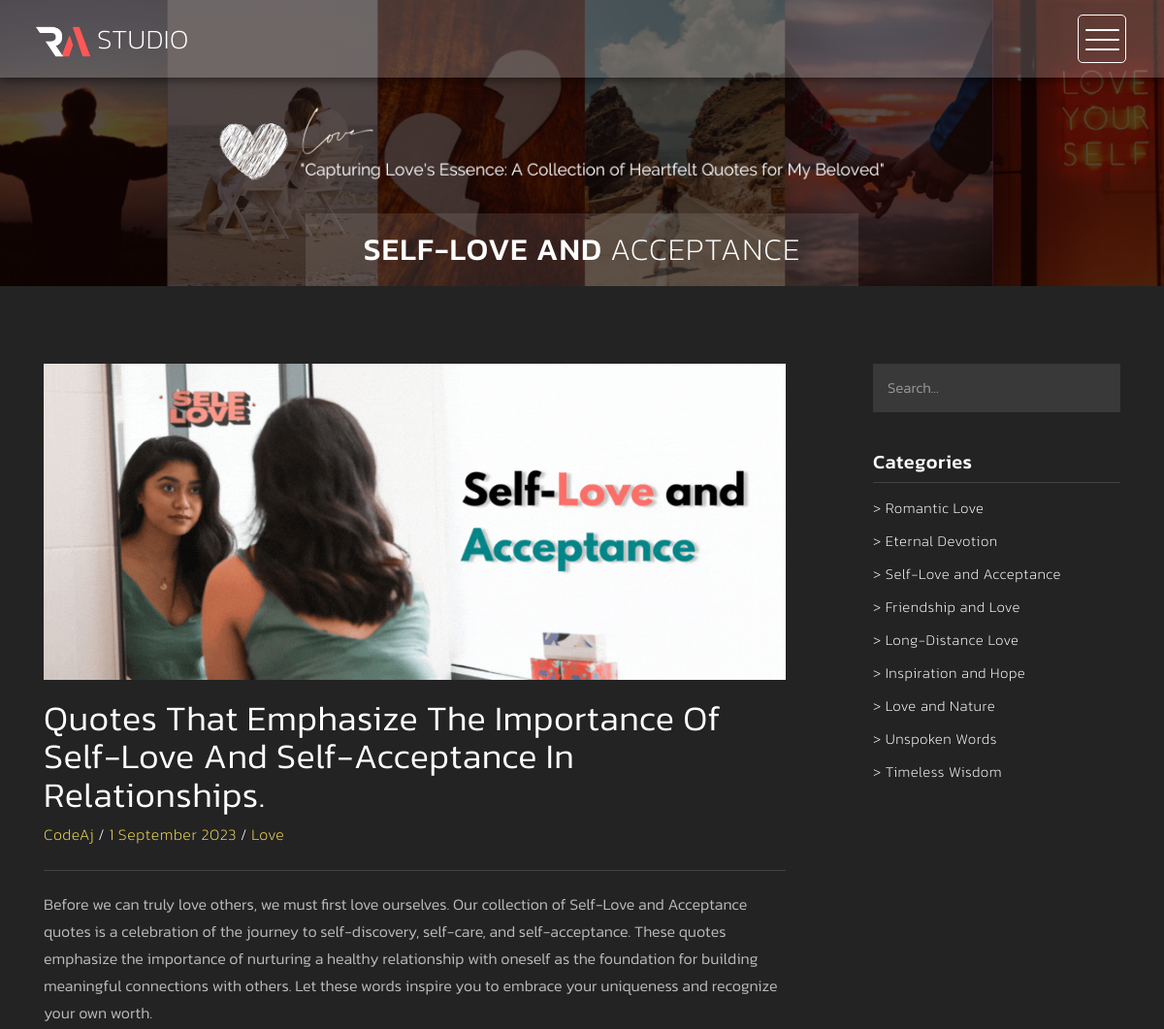
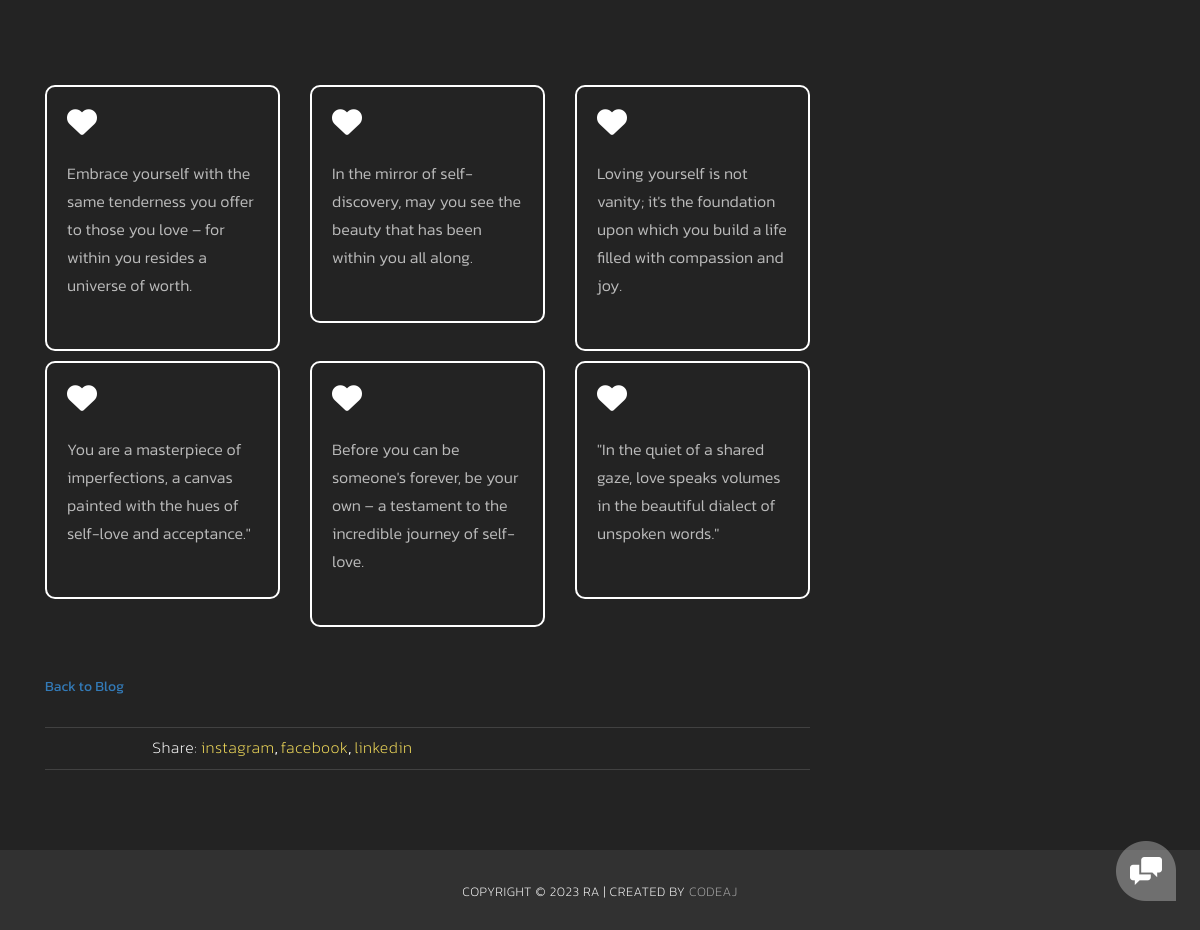
The page /singlepage/self-love-and-acceptance on the database its author committed (2 pictures, top to bottom).
### you/models.py (models this page shows, shortened)
class quotes(models.Model):
    category = models.ForeignKey(category,on_delete=models.CASCADE)
    color = models.CharField(max_length=15,null=True, blank=True)
    quote = models.TextField(null=True, blank=True)
    def __str__(self):
        return self.quote

class category(models.Model):
    name = models.CharField(max_length=50,blank=True, null=True)
    lastname = models.CharField(max_length=50,blank=True, null=True)
    decription = models.CharField(max_length=250, blank=True, null=True)
    longdecription = models.TextField(blank=True, null=True)
    image = models.ImageField(upload_to='category/',null=True,blank=True)
    poster = models.ImageField(upload_to='poster/',null=True,blank=True)
    slug = models.SlugField(blank=True)

### you/views.py (the view)
# urls.py: path('singlepage/<str:slug>',views.singlepost,name='singlepage'),
def singlepost(request,slug):
    cat = category.objects.get(slug=slug)
    quo = quotes.objects.filter(category=cat)
    allcat = category.objects.all()
    print(quo)
    return render(request,'single-post.html', {'quotes':quo,'categories':allcat})

### templates/single-post.html (shortened to what this page needs)
{% extends 'index.html' %}
{% load static %}
    {% block content %}
    <link rel="stylesheet" href="https://cdnjs.cloudflare.com/ajax/libs/font-awesome/6.4.2/css/all.min.css" />
    <div class="page-heading">
        <div class="container">
            <div class="heading-content">
                <h1>{{quotes.0.category.name}} <em>{{quotes.0.category.lastname}}</em></h1>
            </div>
        </div>
    </div>
    <div class="blog-entries">
        <div class="container">
            <div class="col-md-9">
                <div class="blog-posts">
                    <div class="row">
                        <div class="col-md-12">
                            <div class="single-blog-post">
                                <img src="{{quotes.0.category.poster.url}}" alt="">
                                <div class="text-content">
                                    <h2>{{quotes.0.category.decription}}</h2>
                                    <span><a href="#">CodeAj</a> / <a href="#">1 September 2023</a> / <a href="#">Love</a></span>
                                    <p>{{quotes.0.category.longdecription}}<p>
                                    <br>
                                    <div class="row">
                                        {% for quote in quotes %}
                                        <div class="col-md-6 col-lg-4 col-sm-12  " style="margin-bottom:10px;" >
                                            <div class=" boxxx" style="border:2px solid white; padding: 20px;">
                                                <i style="font-size: 30px;" class="fa-solid fa-heart"></i>
                                                <p>
                                                    {{quote.quote}}
                                                </p>
                                            </div>
                                        </div>
                                        {% endfor %}
                                    </div>
                                    <br><br><a href="{% url 'index' %}">Back to Blog</a></p>
                                    <div class="tags-share">
                                        <div class="row">
                                            <div class="col-md-6">
                                                <ul class="share">
                                                    <li>Share:</li>
                                                    <li><a href="https://www.instagram.com/r_aj_love_story/">instagram</a>,</li>
                                                    <li><a href="https://www.facebook.com/c0deaj/">facebook</a>,</li>
                                                    <li><a href="https://www.linkedin.com/in/codeaj/">linkedin</a></li>
                                                </ul>
                                            </div>
                                        </div>
                                    </div>
                                </div>
                            </div>
                        </div>
                    </div>
                </div>
            </div>
            <div class="col-md-3">
                <div class="side-bar">
                    <div class="search">
                        <fieldset>
                            <input name="search" type="text" class="form-control" id="search" placeholder="Search..." required="">
                        </fieldset>
                    </div>
                    <div class="categories">
                        <div class="sidebar-heding">
                            <h2>Categories</h2>
                        </div>
                        <ul>
                            {% for cat in categories %}
                            <li><a href="/singlepage/{{cat.slug}}">> {{cat.name}} {{cat.lastname}}</a></li>
                            {% endfor %}
                        </ul>
                    </div>
                </div>
            </div>
        </div>
    </div>
{% endblock %}

### static/css/light-box.css (style rules this page uses)
body:after { content: url(../img/close.png) url(../img/loading.gif) url(../img/prev.png) url(../img/next.png); display: none; }

### static/css/templatemo-style.css (style rules this page uses)
body { font-family: 'Kanit', sans-serif; }
body, html { height: 100%; min-height: 100%; overflow-x: hidden; }
.page-heading { background-image: url(../img/heading_bg.png); background-repeat: no-repeat; background-size: cover; background-position: center center; width: 100%; text-align: center; }
.page-heading .heading-content h1 { font-size: 32px; text-transform: uppercase; color: #fff; letter-spacing: 1px; background-color: rgba(250,250,250,0.1); display: inline-block; margin-bottom: 0; margin-top: 220px; padding: 20px 60px; }
.page-heading .heading-content em { font-style: normal; font-weight: 200; }
.blog-entries { padding: 80px 0px; background-color: #232323; }
.blog-entries .blog-posts { margin-right: 30px; }
.single-blog-post { margin-right: 30px; }
.single-blog-post img { width: 100%; overflow-y: hidden; }
.single-blog-post .text-content { margin-top: 20px; }
.single-blog-post .text-content span { font-size: 16px; font-weight: 200; color: #fff; letter-spacing: 0.5px; border-bottom: 1px solid #414141; padding-bottom: 25px; display: inline-block; width: 100%; margin-bottom: 0px; }
.single-blog-post .text-content span a { color: #f4dd5b; text-decoration: none; }
.single-blog-post .text-content h2 { margin-top: 0px; font-size: 36px; color: #fff; letter-spacing: 0.5px; text-transform: capitalize; font-weight: 300; }
.single-blog-post .text-content p { color: #bbb; font-size: 16px; font-weight: 300; line-height: 28px; margin-top: 20px; margin-bottom: 30px; }
.single-blog-post .tags-share { border-top: 1px solid #414141; border-bottom: 1px solid #414141; padding: 8px 0px 10px 0px; }
.single-blog-post .tags-share ul { padding: 0; margin: 0; list-style: none; }
.single-blog-post .tags-share ul li:first-child { color: #fff; font-size: 16px; font-weight: 200; letter-spacing: 0.5px; }
.single-blog-post .tags-share ul li { display: inline-block; color: #fff; }
.single-blog-post .tags-share ul li a { font-size: 16px; font-weight: 200; letter-spacing: 0.5px; color: #f4dd5b; text-decoration: none; transition: all 0.5s; }
.single-blog-post .tags-share .share { text-align: right; }
.blog-entries .search input { background-color: rgba(250,250,250,0.1); width: 100%; height: 50px; line-height: 50px; padding-left: 15px; color: #fff; font-size: 15px; font-weight: 300; border-radius: 0px; outline: none; border: none; }
.sidebar-heding h2 { font-size: 20px; text-transform: capitalize; color: #fff; margin-top: 40px; letter-spacing: 0.5px; padding-bottom: 10px; border-bottom: 1px solid #414141; margin-bottom: 20px; }
.archives ul, .categories ul { margin-top: -5px; padding: 0; list-style: none; }
.archives ul li, .categories ul li { margin-bottom: 12px; }
.archives ul li:last-child, .categories ul li:last-child { margin-bottom: 0px; }
.archives ul li a, .categories ul li a { font-size: 15px; font-weight: 200; color: #fff; text-decoration: none; letter-spacing: 0.5px; transition: all 0.5s; }

### templates/single-post.html (style rules this page uses)
.boxxx { border-radius:10px; transition : 1s; }
.boxxx i { color :white; transition : 1s; }
.boxxx p { cursor: pointer; }

### rows shown on the page
quotes: category.name "SELF-LOVE AND", category.lastname "ACCEPTANCE", category.poster (picture), category.decription "Quotes That Emphasize The Importance Of Self-Love And Self-Acceptance In Relationships.", category.longdecription "Before we can truly love others, we must first love ourselves. Our collection of Self-Love and Acceptance quotes is a celebration of the journey to self-discovery, self-care, and self-acceptance. These quotes emphasize the importance of nurturing a healthy relationship with oneself as the foundation for building meaningful connections with others. Let these words inspire you to embrace your uniqueness and recognize your own worth.", quote "Embrace yourself with the same tenderness you offer to those you love – for within you resides a universe of worth."
quotes: quote "In the mirror of self-discovery, may you see the beauty that has been within you all along."
quotes: quote "Loving yourself is not vanity; it's the foundation upon which you build a life filled with compassion and joy."
quotes: quote "You are a masterpiece of imperfections, a canvas painted with the hues of self-love and acceptance.\""
quotes: quote "Before you can be someone's forever, be your own – a testament to the incredible journey of self-love."
quotes: quote "\"In the quiet of a shared gaze, love speaks volumes in the beautiful dialect of unspoken words.\""
category: name "Romantic", lastname "Love"
category: name "Eternal", lastname "Devotion"
category: name "Self-Love and", lastname "Acceptance"
category: name "Friendship and", lastname "Love"
category: name "Long-Distance", lastname "Love"
category: name "Inspiration and", lastname "Hope"
category: name "Love and", lastname "Nature"
category: name "Unspoken", lastname "Words"
category: name "Timeless", lastname "Wisdom"
